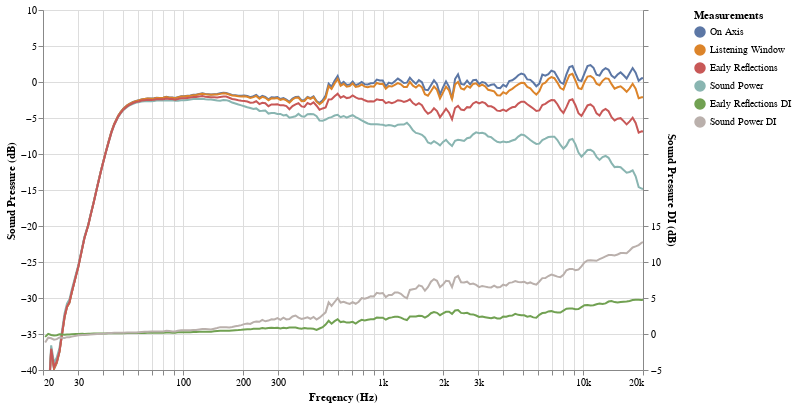

The notebook cell saved with this chart:
### Code cell
graph_spinorama_exp(df_klippel['CEA2034'], graph_params_default)

### Figure 1 — Vega-Lite specification as saved in the notebook (floating-point values rounded to 4 significant figures; data arrays with more than 128 entries replaced by an {"elided": "..."} marker saying what was removed)
{"config": {"view": {"continuousWidth": 400, "continuousHeight": 300}}, "layer": [{"layer": [{"mark": {"type": "circle", "size": 100}, "encoding": {"color": {"type": "nominal", "field": "Measurements", "scale": {"domain": ["On Axis", "Listening Window", "Early Reflections", "Sound Power", "Early Reflections DI", "Sound Power DI"], "range": ["#5c77a5", "#dc842a", "#c85857", "#89b5b1", "#71a152", "#bab0ac"]}, "sort": null}, "opacity": {"condition": {"value": 1, "selection": "selector053"}, "value": 0}, "tooltip": [{"type": "nominal", "field": "Measurements"}, {"type": "quantitative", "field": "Freq"}, {"type": "quantitative", "field": "dB"}], "x": {"type": "quantitative", "axis": {"format": "~s"}, "field": "Freq", "scale": {"base": 10, "domain": [20, 20000], "nice": false, "type": "log"}, "title": "Freqency (Hz)"}, "y": {"type": "quantitative", "field": "dB", "scale": {"domain": [-40, 10], "zero": false}, "title": "Sound Pressure (dB)"}}, "selection": {"selector055": {"type": "interval", "bind": "scales"}, "selector054": {"type": "multi", "fields": ["Measurements"], "bind": "legend"}, "selector053": {"type": "single", "nearest": true, "on": "mouseover", "fields": ["Freq"], "empty": "none"}}, "transform": [{"filter": {"field": "Measurements", "oneOf": ["On Axis", "Listening Window", "Early Reflections", "Sound Power"]}}]}, {"mark": "line", "encoding": {"color": {"type": "nominal", "field": "Measurements", "scale": {"domain": ["On Axis", "Listening Window", "Early Reflections", "Sound Power", "Early Reflections DI", "Sound Power DI"], "range": ["#5c77a5", "#dc842a", "#c85857", "#89b5b1", "#71a152", "#bab0ac"]}, "sort": null}, "opacity": {"condition": {"value": 1, "selection": "selector054"}, "value": 0.2}, "x": {"type": "quantitative", "axis": {"format": "~s"}, "field": "Freq", "scale": {"base": 10, "domain": [20, 20000], "nice": false, "type": "log"}, "title": "Freqency (Hz)"}, "y": {"type": "quantitative", "field": "dB", "scale": {"domain": [-40, 10], "zero": false}, "title": "Sound Pressure (dB)"}}, "transform": [{"filter": {"field": "Measurements", "oneOf": ["On Axis", "Listening Window", "Early Reflections", "Sound Power"]}}]}]}, {"layer": [{"mark": {"type": "circle", "size": 100}, "encoding": {"color": {"type": "nominal", "field": "Measurements", "scale": {"domain": ["On Axis", "Listening Window", "Early Reflections", "Sound Power", "Early Reflections DI", "Sound Power DI"], "range": ["#5c77a5", "#dc842a", "#c85857", "#89b5b1", "#71a152", "#bab0ac"]}, "sort": null}, "opacity": {"condition": {"value": 1, "selection": "selector053"}, "value": 0}, "tooltip": [{"type": "nominal", "field": "Measurements"}, {"type": "quantitative", "field": "Freq"}, {"type": "quantitative", "field": "dB"}], "x": {"type": "quantitative", "axis": {"format": "~s"}, "field": "Freq", "scale": {"base": 10, "domain": [20, 20000], "nice": false, "type": "log"}, "title": "Freqency (Hz)"}, "y": {"type": "quantitative", "axis": {"grid": true, "labelExpr": "datum.value >15 ? null : datum.label", "tickCount": 10}, "field": "dB", "scale": {"domain": [-5, 45], "nice": false, "zero": false}, "title": "Sound Pressure DI (dB)"}}, "selection": {"selector056": {"type": "interval", "bind": "scales"}}, "transform": [{"filter": {"field": "Measurements", "oneOf": ["Early Reflections DI", "Sound Power DI"]}}]}, {"mark": "line", "encoding": {"color": {"type": "nominal", "field": "Measurements", "scale": {"domain": ["On Axis", "Listening Window", "Early Reflections", "Sound Power", "Early Reflections DI", "Sound Power DI"], "range": ["#5c77a5", "#dc842a", "#c85857", "#89b5b1", "#71a152", "#bab0ac"]}, "sort": null}, "opacity": {"condition": {"value": 1, "selection": "selector054"}, "value": 0.2}, "x": {"type": "quantitative", "axis": {"format": "~s"}, "field": "Freq", "scale": {"base": 10, "domain": [20, 20000], "nice": false, "type": "log"}, "title": "Freqency (Hz)"}, "y": {"type": "quantitative", "axis": {"grid": true, "labelExpr": "datum.value >15 ? null : datum.label", "tickCount": 10}, "field": "dB", "scale": {"domain": [-5, 45], "nice": false, "zero": false}, "title": "Sound Pressure DI (dB)"}}, "transform": [{"filter": {"field": "Measurements", "oneOf": ["Early Reflections DI", "Sound Power DI"]}}]}]}], "data": {"name": "data-1f4bc561eb7c663b0e467fa192db9262"}, "height": 360, "resolve": {"scale": {"y": "independent"}}, "width": 600, "$schema": "https://vega.github.io/schema/vega-lite/v4.8.1.json", "datasets": {"data-1f4bc561eb7c663b0e467fa192db9262": {"elided": "1400 records"}}}
